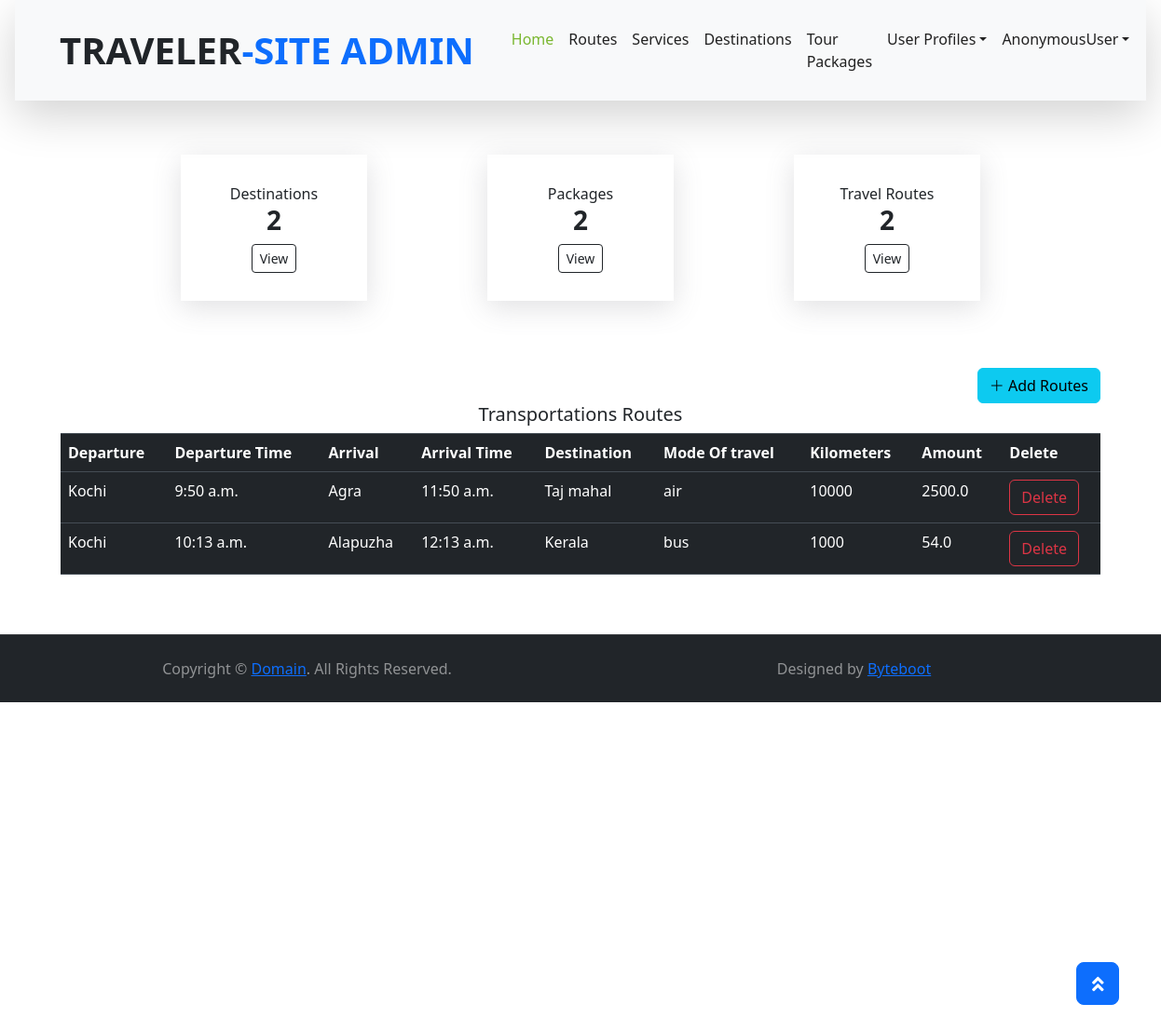
The app's page /destinations/RouteHome with its own data.
### Destinations/models.py (models this page shows)
class Journey(models.Model):
    options = (("air","air"),("train","train"),("bus","bus"),("other","other"))
    staring_from = models.CharField(max_length=255)
    straing_time = models.TimeField()
    destination = models.CharField(max_length=255)
    destination_include = models.ForeignKey(Destination, on_delete=models.SET_NULL,null=True,blank=True)
    ending_time = models.TimeField()
    Time_Taken_toTravel_in_Hours = models.FloatField()
    mode_of_travel = models.CharField(max_length=255, choices=options)
    cost = models.IntegerField()
    total_Kilomeaters = models.FloatField()

class Destination(models.Model):
    destination_name = models.CharField(max_length=255)
    key_words = models.CharField(max_length=255)
    image = models.FileField(upload_to="destination_image")
    place = models.CharField(max_length=255)
    district = models.CharField(max_length=255)
    contry = models.ForeignKey(Contry, on_delete=models.CASCADE)
    date = models.DateField(auto_now_add=True)
    attractions = models.CharField(max_length=1000)
    address = models.TextField(max_length=1000)
    postel_code = models.IntegerField()
    def __str__(self):
        return self.destination_name

### Destinations/views.py (the view, shortened to what this page needs)
# urls.py: path("RouteHome",views.RouteHome,name="RouteHome"),
def RouteHome(request):
    desti = Destination.objects.all()
    paki = Packages.objects.all()
    form = JournyAddForm()
    jour = Journey.objects.all()
    context = {
        "noofdesti":len(desti),
        "lenpaki":len(paki),
        "jour":jour,
        "lenjour":len(jour),
        "form":form,
    }
    return render(request, "routes.html",context)

### templates/routes.html (shortened to what this page needs)
{% extends "adminindex.html" %}
{% block content %}
<br>
<div class="container mb-5">
    <div class="row">
        <div class="col-md-12 text-right">
            <button class="btn btn-info" data-bs-toggle="offcanvas" data-bs-target="#offcanvasRight" aria-controls="offcanvasRight"><i class="bi bi-plus-lg"></i> Add Routes </button>
        </div>
        <div class="col-md-12">
            <h5 class="text-center">Transportations Routes</h5>
            <div class="boxe">
                <table class="table table-dark table-stripped">
                    <tr>
                        <th>Departure</th>
                        <th>Departure Time</th>
                        <th>Arrival</th>
                        <th>Arrival Time</th>
                        <th>Destination</th>
                        <th>Mode Of travel</th>
                        <th>Kilometers</th>
                        <th>Amount</th>
                        <th>Delete</th>
                    </tr>
                    {% for dst in jour  %}
                    <tr>
                        <td>{{dst.staring_from}}</td>
                        <td>{{dst.straing_time}}</td>
                        <td>{{dst.destination}}</td>
                        <td>{{dst.ending_time}}</td>
                        <td>{{dst.destination_include}}</td>
                        <td>{{dst.mode_of_travel}}</td>
                        <td>{{dst.cost}}</td>
                        <td>{{dst.total_Kilomeaters}}</td>
                        <th><a href="{%url 'DeleteRoute' dst.id %}" class="btn btn-outline-danger">Delete</a></th>
                    </tr>
                    {% endfor %}
                </table>
            </div>
        </div>
    </div>
</div>
{% endblock%}

### records on screen
Journey: staring_from "Kochi", straing_time "9:50 a.m.", destination "Agra", ending_time "11:50 a.m.", destination_include "Taj mahal", mode_of_travel "air", cost "10000", total_Kilomeaters "2500.0"
Journey: staring_from "Kochi", straing_time "10:13 a.m.", destination "Alapuzha", ending_time "12:13 a.m.", destination_include "Kerala", mode_of_travel "bus", cost "1000", total_Kilomeaters "54.0"

### other values on screen
{{ request.user }} "AnonymousUser"
{{ noofdesti }} "2"
{{ lenpaki }} "2"
{{ lenjour }} "2"
